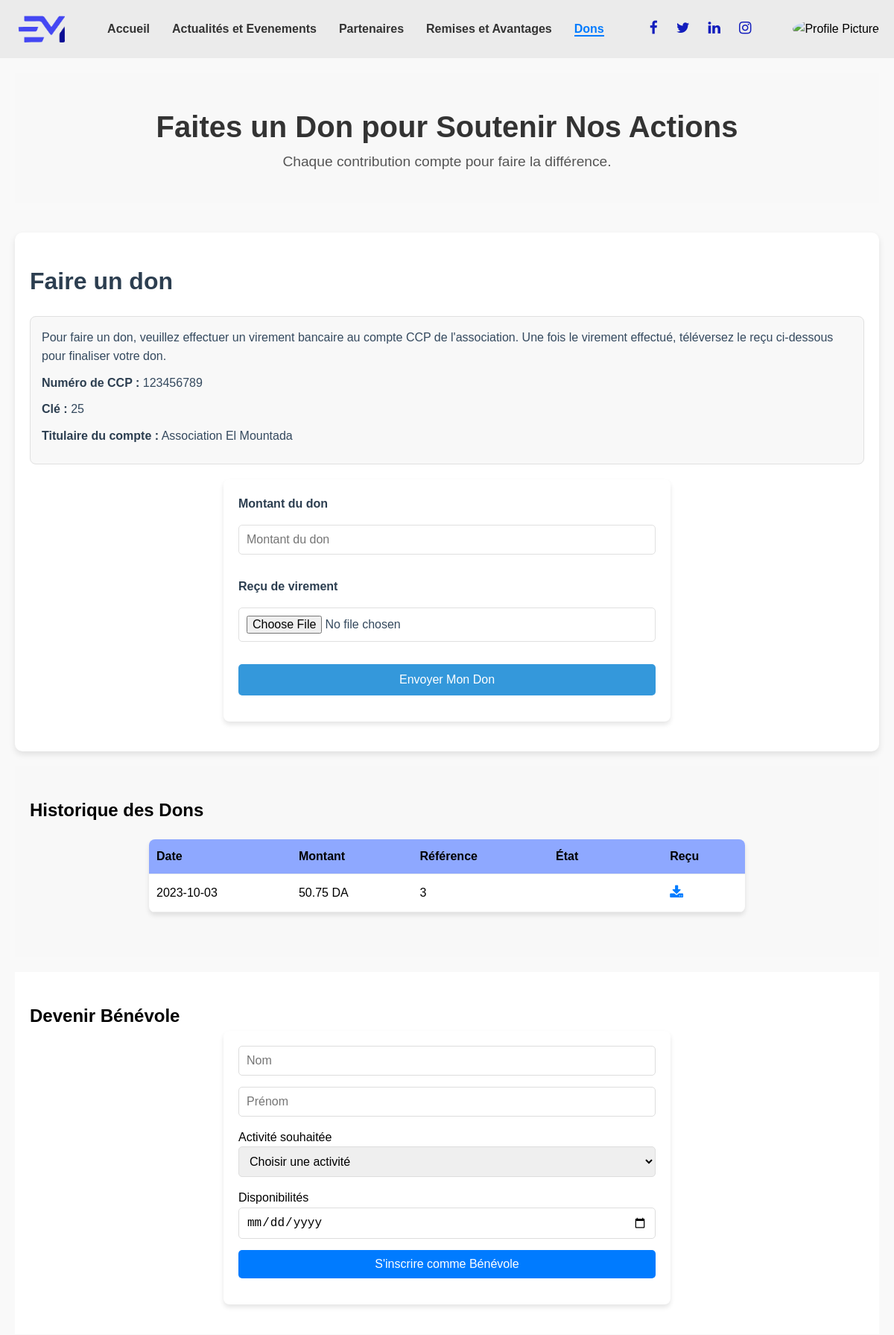
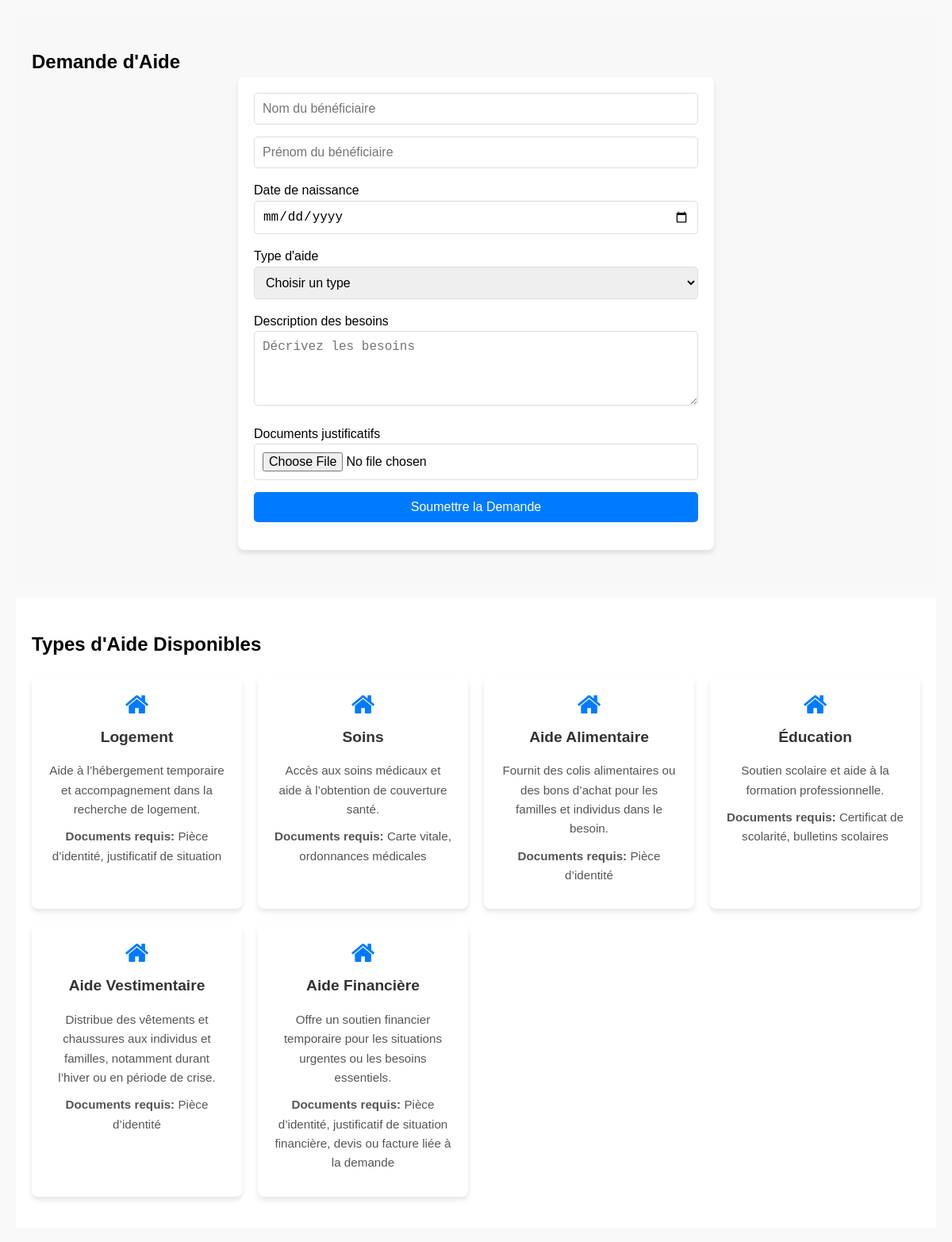
/views/Membre/dons.php (signed in, upper part), run on the app's committed database (2 pictures, top to bottom).
### tables this page shows
CREATE TABLE IF NOT EXISTS `dons` (
  `id` int NOT NULL AUTO_INCREMENT,
  `id_membre` int DEFAULT NULL,
  `montant` decimal(10,2) NOT NULL,
  `recu` text,
  `date_don` date NOT NULL,
  `cree_le` timestamp NULL DEFAULT CURRENT_TIMESTAMP,
  `modifie_le` timestamp NULL DEFAULT CURRENT_TIMESTAMP ON UPDATE CURRENT_TIMESTAMP,
  `statut` enum('En attente','Validé','Rejeté') DEFAULT 'En attente',
  PRIMARY KEY (`id`),
  KEY `id_membre` (`id_membre`)
);

CREATE TABLE IF NOT EXISTS `types_aide` (
  `id` int NOT NULL AUTO_INCREMENT,
  `type_aide` varchar(100) NOT NULL,
  `description` text NOT NULL,
  `documents_necessaires` text NOT NULL,
  `cree_le` timestamp NULL DEFAULT CURRENT_TIMESTAMP,
  `modifie_le` timestamp NULL DEFAULT CURRENT_TIMESTAMP ON UPDATE CURRENT_TIMESTAMP,
  PRIMARY KEY (`id`)
);

### controllers/DonController.php (called while the page is built, shortened)
<?php
require_once __DIR__ . '/../models/db.php';
class DonController {
    private $conn;
    public function __construct() {
        $database = new Database();
        $this->conn = $database->connect();
    }
    public function getUserDonations($userId) {
        $query = "SELECT id, montant, date_don, statut, recu
                  FROM dons
                  WHERE id_membre = :id_membre
                  ORDER BY date_don DESC";
        $stmt = $this->conn->prepare($query);
        $stmt->bindParam(':id_membre', $userId);
        $stmt->execute();
        return $stmt->fetchAll(PDO::FETCH_ASSOC);
    }
}
?>

### models/db.php (called while the page is built, shortened)
<?php
class Database {
    private $host = 'localhost';
    private $db_name = 'elmountada';
    private $username = 'root';
    private $password = '';
    public function connect() {
        $this->conn = null;
        try {
            $this->conn = new PDO("mysql:host={$this->host};dbname={$this->db_name}", $this->username, $this->password);
            $this->conn->setAttribute(PDO::ATTR_ERRMODE, PDO::ERRMODE_EXCEPTION);
        } catch (PDOException $e) {
            echo "Connection error: " . $e->getMessage();
        }
        return $this->conn;
    }
}
?>

### controllers/AideController.php (called while the page is built)
<?php
require_once __DIR__ . '/../models/Aide.php';
require_once __DIR__ . '/../models/db.php';
class AideController {
    private $aide;
    public function __construct() {
        $database = new Database();
        $db = $database->connect();
        $this->aide = new Aide($db);
    }
    public function getTypesAide() {
        $result = $this->aide->lire();
        return $result->fetchAll(PDO::FETCH_ASSOC);
    }
}
?>

### models/Aide.php (called while the page is built, shortened)
<?php
class Aide {
    private $conn;
    private $table = 'types_aide';
    public function __construct($db) {
        $this->conn = $db;
    }
    public function lire() {
        $query = 'SELECT * FROM ' . $this->table;
        $stmt = $this->conn->prepare($query);
        $stmt->execute();
        return $stmt;
    }
}
?>

### views/Membre/dons.php (the view, shortened to what this page needs)
<?php
$isUserLoggedIn = isset($_SESSION['user_id']);
require_once __DIR__ . '/../../controllers/AideController.php';
require_once __DIR__ . '/../../controllers/DonController.php';
$aideController = new AideController();
$types_aide = $aideController->getTypesAide();
if ($isUserLoggedIn) {
    require_once __DIR__ . '/../../controllers/DonController.php';
    $donController = new DonController();
    $dons = $donController->getUserDonations($_SESSION['user_id']);
}
?>
<!DOCTYPE html>
<html lang="en">
<head>
    <link rel="stylesheet" href="styles.css">
    <link rel="stylesheet" href="https://cdnjs.cloudflare.com/ajax/libs/font-awesome/4.7.0/css/font-awesome.min.css">
</head>
<body>
    <?php include 'navbar.php'; ?>
   <main class="donations-page">
        <section class="donations-header">
            <h1>Faites un Don pour Soutenir Nos Actions</h1>
            <p>Chaque contribution compte pour faire la différence.</p>
        </section>
<section class="make-donation-section">
    <h2>Faire un don</h2>
    <div class="donation-instructions">
        <p>
            Pour faire un don, veuillez effectuer un virement bancaire au compte CCP de l'association.
            Une fois le virement effectué, téléversez le reçu ci-dessous pour finaliser votre don.
        </p>
        <p><strong>Numéro de CCP :</strong> 123456789</p>
            <p><strong>Clé :</strong> 25</p>
            <p><strong>Titulaire du compte :</strong> Association El Mountada</p>
    </div>
    <form class="donation-form" action="" method="POST" enctype="multipart/form-data">
        <label for="donation-amount">Montant du don</label>
        <input type="number" id="donation-amount" name="montant" placeholder="Montant du don" required>
        <label for="donation-document">Reçu de virement</label>
        <input type="file" id="donation-document" name="recu" accept=".pdf,.jpg,.png" required>
        <button type="submit" class="donation-submit-btn">Envoyer Mon Don</button>
    </form>
</section>
<?php if ($isUserLoggedIn): ?>
    <section class="donation-history-section">
        <h2>Historique des Dons</h2>
        <table class="table">
            <thead>
                <tr>
                    <th>Date</th>
                    <th>Montant</th>
                    <th>Référence</th>
                    <th>État</th>
                    <th>Reçu</th>
                </tr>
            </thead>
            <tbody>
                <?php if (!empty($dons)): ?>
                    <?php foreach ($dons as $don): ?>
                        <tr>
                            <td><?php echo htmlspecialchars($don['date_don']); ?></td>
                            <td><?php echo htmlspecialchars($don['montant']); ?> DA</td>
                            <td><?php echo htmlspecialchars($don['id']); ?></td>
                            <td>
                                <span class="status <?php echo htmlspecialchars(strtolower($don['statut'])); ?>">
                                </span>
                            </td>
                            <td>
                                <a href="<?php echo htmlspecialchars($don['recu']); ?>" class="download-receipt" download>
                                    <i class="fa fa-download"></i>
                                </a>
                            </td>
                        </tr>
                    <?php endforeach; ?>
                <?php else: ?>
                    <tr>
                        <td colspan="5">Aucun don enregistré pour le moment.</td>
                    </tr>
                <?php endif; ?>
            </tbody>
        </table>
    </section>
<?php endif; ?>
<?php if ($isUserLoggedIn): ?>
    <section class="volunteer-section">
        <h2>Devenir Bénévole</h2>
        <form class="volunteer-form" id="volunteerForm">
            <div class="form-group">
                <input type="text" name="nom" placeholder="Nom" required>
                <input type="text" name="prenom" placeholder="Prénom" required>
            </div>
            <label for="activity">Activité souhaitée</label>
            <select id="activity" name="evenement" required>
                <option value="" disabled selected>Choisir une activité</option>
            </select>
            <label for="availability">Disponibilités</label>
            <input type="date" id="availability" name="date_disponibilite" required>
            <button type="submit" class="volunteer-submit-btn">S'inscrire comme Bénévole</button>
        </form>
    </section>
<?php endif; ?>
        <section class="assistance-request-section">
            <h2>Demande d'Aide</h2>
            <form class="assistance-form">
                <div class="form-group">
                    <input type="text" placeholder="Nom du bénéficiaire" required>
                    <input type="text" placeholder="Prénom du bénéficiaire" required>
                </div>
                <label for="birth-date">Date de naissance</label>
                <input type="date" id="birth-date" required>
                <label for="aid-type">Type d'aide</label>
                <select id="aid-type">
                    <option value="" disabled selected>Choisir un type</option>
                </select>
                <label for="needs-description">Description des besoins</label>
                <textarea id="needs-description" rows="4" placeholder="Décrivez les besoins"></textarea>
                <label for="assistance-document">Documents justificatifs</label>
                <input type="file" id="assistance-document">
                <button type="submit" class="assistance-submit-btn">Soumettre la Demande</button>
            </form>
        </section>
        <section class="aid-types-section">
            <h2>Types d'Aide Disponibles</h2>
            <div class="aid-types-grid">
                <?php if (!empty($types_aide)): ?>
                    <?php foreach ($types_aide as $aide): ?>
                        <div class="aid-card">
                            <h3><i class="fa fa-home"></i> <?php echo htmlspecialchars($aide['type_aide']); ?></h3>
                            <p><?php echo htmlspecialchars($aide['description']); ?></p>
                            <p><strong>Documents requis:</strong> <?php echo htmlspecialchars($aide['documents_necessaires']); ?></p>
                        </div>
                    <?php endforeach; ?>
                <?php else: ?>
                    <p>Aucun type d'aide disponible pour le moment.</p>
                <?php endif; ?>
            </div>
        </section>
    </main>
    <?php include 'footer.php'; ?>
</body>
</html>

### views/Membre/styles.css (style rules this page uses)
* { margin: 0; padding: 0; box-sizing: border-box; }
body { font-family: Arial, sans-serif; line-height: 1.6; }
.donations-page { padding: 20px; background-color: #f9f9f9; }
.donations-header { text-align: center; margin-bottom: 40px; }
.donations-header h1 { font-size: 2.5rem; color: #333; }
.donations-header p { font-size: 1.2rem; color: #555; }
.donations-page section { padding: 40px 20px; }
.donations-page section:nth-child(odd) { background-color: #f8f8f8; }
.donations-page section:nth-child(even) { background-color: #ffffff; }
.donations-page section + section { margin-top: 20px; }
form { max-width: 600px; margin: 0 auto; background: #fff; padding: 20px; border-radius: 8px; box-shadow: 0 4px 6px rgba(0, 0, 0, 0.1); }
form input, form select, form textarea, form button { width: 100%; padding: 10px; margin-bottom: 15px; border: 1px solid #ddd; border-radius: 5px; font-size: 1rem; }
form button { background-color: #007bff; color: #fff; border: none; cursor: pointer; font-size: 1rem; transition: background-color 0.3s ease; }
.table { width: 90%; max-width: 800px; margin: 20px auto; border-collapse: collapse; background-color: #fff; border-radius: 8px; overflow: hidden; box-shadow: 0 4px 6px rgba(0, 0, 0, 0.1); }
.table th, .table td { padding: 10px; text-align: left; border-bottom: 1px solid #ececec; }
.table th { background-color: #8ea8ff; font-weight: bold; }
.status { padding: 5px 10px; border-radius: 5px; color: #fff; font-weight: bold; }
.download-receipt { color: #007bff; text-decoration: none; font-size: 1.2rem; }
.aid-types-grid { display: grid; grid-template-columns: repeat(auto-fit, minmax(250px, 1fr)); gap: 20px; margin-top: 20px; }
.aid-card { background: #fff; padding: 20px; border-radius: 8px; box-shadow: 0 4px 6px rgba(0, 0, 0, 0.1); text-align: center; }
.aid-card h3 { margin-bottom: 15px; color: #333; font-size: 1.2rem; }
.aid-card p { font-size: 0.95rem; color: #555; margin-bottom: 10px; }
.aid-card i { font-size: 2rem; color: #007bff; margin-bottom: 10px; display: block; }
.make-donation-section { background-color: #ffffff; padding: 20px; border-radius: 10px; box-shadow: 0 4px 8px rgba(0, 0, 0, 0.1); margin-bottom: 20px; }
.make-donation-section h2 { font-size: 2rem; color: #2c3e50; margin-bottom: 20px; }
.donation-instructions { background-color: #f8f8f8; padding: 15px; border-radius: 8px; margin-bottom: 20px; border: 1px solid #e0e0e0; }
.donation-instructions p { font-size: 1rem; color: #34495e; line-height: 1.6; margin-bottom: 10px; }
.donation-instructions strong { color: #2c3e50; }
.donation-form { display: flex; flex-direction: column; gap: 15px; }
.donation-form label { font-size: 1rem; color: #2c3e50; font-weight: bold; }
.donation-form input[type="number"], .donation-form input[type="file"] { padding: 10px; border: 1px solid #e0e0e0; border-radius: 5px; font-size: 1rem; color: #34495e; background-color: #ffffff; }
.donation-submit-btn { padding: 12px 20px; background-color: #3498db; color: #ffffff; border: none; border-radius: 5px; font-size: 1rem; cursor: pointer; transition: background-color 0.3s ease; }
.status { padding: 5px 10px; border-radius: 5px; font-size: 0.9rem; color: #fff; }

### views/Membre/dons.php (style rules this page uses)
.make-donation-section { background-color: #ffffff; padding: 20px; border-radius: 10px; box-shadow: 0 4px 8px rgba(0, 0, 0, 0.1); margin-bottom: 20px; }
.make-donation-section h2 { font-size: 2rem; color: #2c3e50; margin-bottom: 20px; }
.donation-instructions { background-color: #f8f8f8; padding: 15px; border-radius: 8px; margin-bottom: 20px; border: 1px solid #e0e0e0; }
.donation-instructions p { font-size: 1rem; color: #34495e; line-height: 1.6; margin-bottom: 10px; }
.donation-instructions strong { color: #2c3e50; }
.donation-form { display: flex; flex-direction: column; gap: 15px; }
.donation-form label { font-size: 1rem; color: #2c3e50; font-weight: bold; }
.donation-form input[type="number"], .donation-form input[type="file"] { padding: 10px; border: 1px solid #e0e0e0; border-radius: 5px; font-size: 1rem; color: #34495e; background-color: #ffffff; }
.donation-submit-btn { padding: 12px 20px; background-color: #3498db; color: #ffffff; border: none; border-radius: 5px; font-size: 1rem; cursor: pointer; transition: background-color 0.3s ease; }

### data on the page
dons: date_don "2023-10-03", montant "50.75", id "3"
types_aide: type_aide "Logement", description "Aide à l’hébergement temporaire et accompagnement dans la recherche de logement.", documents_necessaires "Pièce d’identité, justificatif de situation"
types_aide: type_aide "Soins", description "Accès aux soins médicaux et aide à l’obtention de couverture santé.", documents_necessaires "Carte vitale, ordonnances médicales"
types_aide: type_aide "Aide Alimentaire", description "Fournit des colis alimentaires ou des bons d’achat pour les familles et individus dans le besoin.", documents_necessaires "Pièce d’identité"
types_aide: type_aide "Éducation", description "Soutien scolaire et aide à la formation professionnelle.", documents_necessaires "Certificat de scolarité, bulletins scolaires"
types_aide: type_aide "Aide Vestimentaire", description "Distribue des vêtements et chaussures aux individus et familles, notamment durant l’hiver ou en période de crise.", documents_necessaires "Pièce d’identité"
types_aide: type_aide "Aide Financière", description "Offre un soutien financier temporaire pour les situations urgentes ou les besoins essentiels.", documents_necessaires "Pièce d’identité, justificatif de situation financière, devis ou facture liée à la demande"
